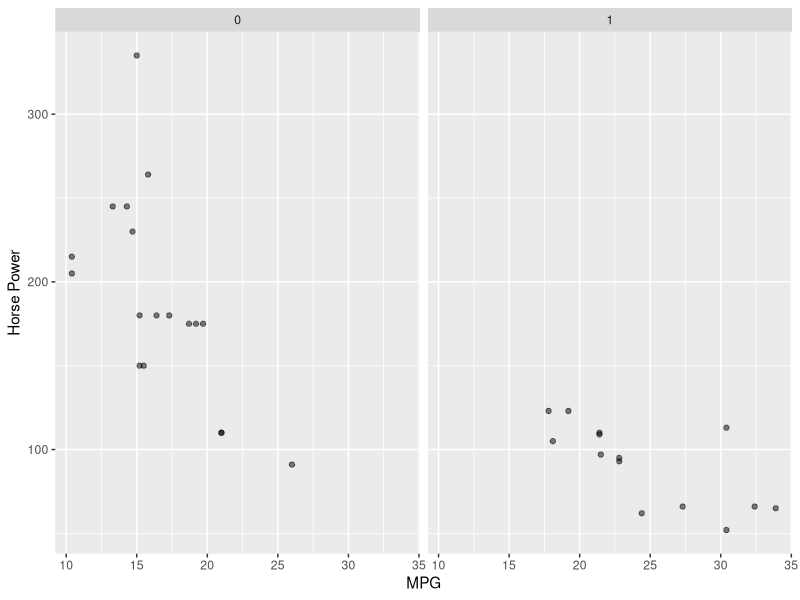

Generate this figure with R: (Note: this script raises an error after producing the figure.)
#mtcars plots
library(dplyr)
library(ggplot2)
#plot


#1
mtcars %>% dplyr::select(mpg, hp, vs)  %>%
  ggplot(mapping = aes(x= mpg, y= hp))+ geom_point(alpha= 0.5) + facet_wrap(~vs) + 
 ylab("Horse Power") + xlab("MPG")
+ theme_minimal()

